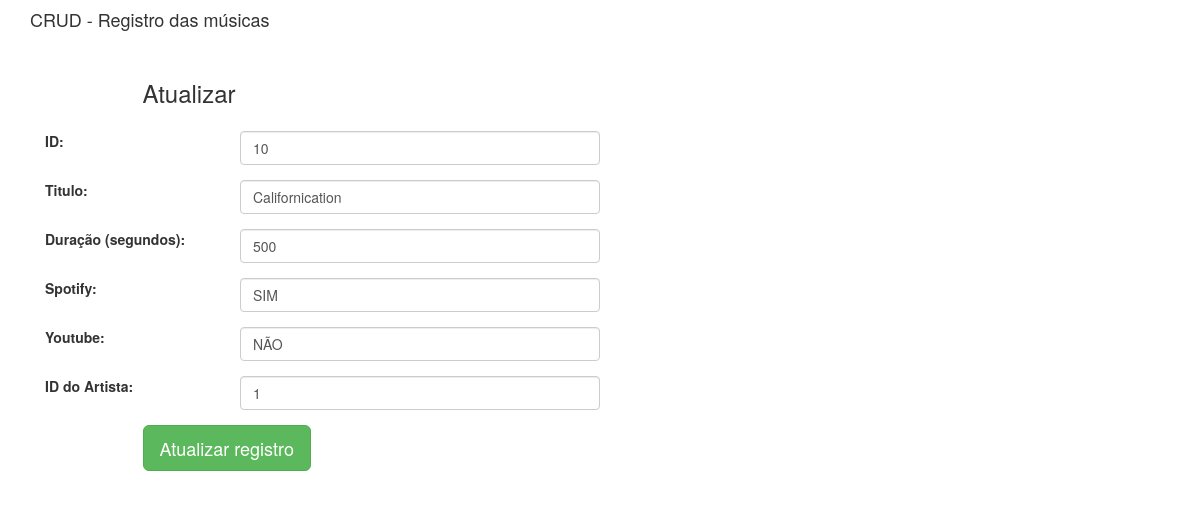
Page /edit/10 on the committed database.
### musica/models.py (models this page shows)
class Musica(models.Model):
    SPOTIFY_CHOICES = (
        ("SIM", "Já foi publicado"),
        ("NÃO", "Não foi publicado")
    )
    YOUTUBE_CHOICES = (
        ("SIM", "Já foi publicado"),
        ("NÃO", "Não foi publicado")
    )
    titulo = models.TextField(max_length=50, null=False, blank=False)
    duracao = models.TextField(max_length=100, null=False, blank=False)
    spotify = models.CharField(max_length=3, choices=SPOTIFY_CHOICES, blank=False, null=False)
    youtube = models.CharField(max_length=3, choices=YOUTUBE_CHOICES, blank=False, null=False)
    artista = models.TextField(max_length=100, null=False, blank=False)
    class Meta:
        db_table = "musica"

### musica/views.py (the view)
# urls.py: path('edit/<int:id>', views.edit),
def edit(request, id):
    musica = Musica.objects.get(id=id)
    return render(request,'edit.html', {'musica':musica})

### musica/templates/edit.html (shortened to what this page needs)
{% extends "base.html" %}
{% block content %}
<div class="col-md-12">
    <h4>CRUD - Registro das músicas</h4>
 <form method="POST" class="post-form" action="/update/{{musica.id}}">
  <div class="container">
 <br>
  <div class="form-group row">
  <label class="col-sm-1 col-form-label"></label>
  <div class="col-sm-4">
  <h3>Atualizar</h3>
  </div>
   </div>
  <div class="form-group row">
  <label class="col-sm-2 col-form-label">ID:</label>
  <div class="col-sm-4">
   <input type="number" class="form-control" name="id" id="id_id" required maxlength="20" value="{{ musica.id }}"/>
  </div>
   </div>
   <div class="form-group row">
  <label class="col-sm-2 col-form-label">Titulo:</label>
  <div class="col-sm-4">
   <input type="text" class="form-control" name="titulo" id="id_titulo" required maxlength="100" value="{{ musica.titulo }}" />
  </div>
   </div>
  <div class="form-group row">
  <label class="col-sm-2 col-form-label">Duração (segundos):</label>
  <div class="col-sm-4">
   <input type="number" class="form-control" name="duracao" id="id_duracao" required maxlength="254" value="{{ musica.duracao }}" />
  </div>
   </div>
  <div class="form-group row">
  <label class="col-sm-2 col-form-label">Spotify:</label>
  <div class="col-sm-4">
   <input type="text" class="form-control" name="spotify" id="id_spotify" required maxlength="15" value="{{ musica.spotify }}" />
  </div>
   </div>
   <div class="form-group row">
    <label class="col-sm-2 col-form-label">Youtube:</label>
    <div class="col-sm-4">
     <input type="text" class="form-control" name="youtube" id="id_youtube" required maxlength="15" value="{{ musica.youtube }}" />
    </div>
     </div>
   <div class="form-group row">
    <label class="col-sm-2 col-form-label"> ID do Artista:</label>
    <div class="col-sm-4">
     <input type="text" class="form-control" name="artista" id="id_artista" required maxlength="15" value="{{ musica.artista }}" />
    </div>
     </div>
  <div class="form-group row">
  <label class="col-sm-1 col-form-label"></label>
  <div class="col-sm-4">
  <button type="submit" class="btn btn-success btn-lg">Atualizar registro</button>
  </div>
   </div>
  </div>
 </form>
{% endblock content %}

### rows in the picture
Musica: id "10", titulo "Californication", duracao "500", spotify "SIM", youtube "NÃO", artista "1"
